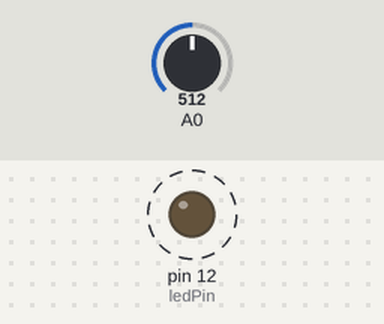
A sketch run on a simulated Arduino Uno, built with avr-gcc and run on an emulated ATmega328P. On the bench: output pins drawn as LEDs (lit = HIGH). Dashed ring = blinking. The test bench sets the inputs (shaded band); at power-on: A0 = 512.

Above: at 1.8 s.
1.9 s: A0 set to 0
At 3.3 s:
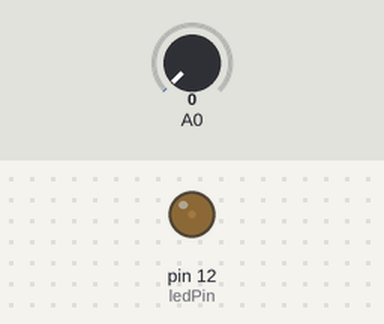
3.6 s: A0 set to 122
At 3.9 s:
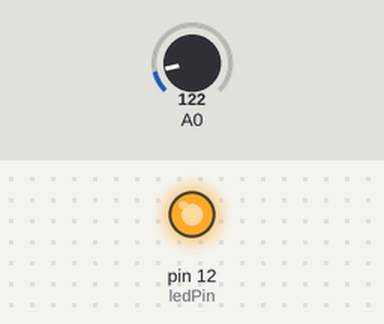
Timing chart, 0 to 13.1 s (numbered marks = the images above; inputs shaded):
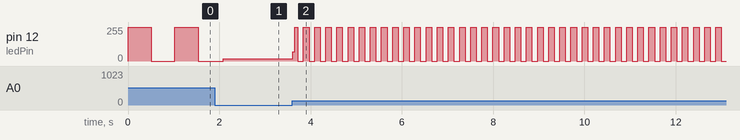

The sketch:

PinWithPotentiometer.ino
```cpp
int ledPin = 12;
int val = 0;

void setup() {
  // put your setup code here, to run once:
    pinMode(ledPin, OUTPUT);
}

void loop() {
  // put your main code here, to run repeatedly:
    val = analogRead(A0); // 가변저항기 값
    digitalWrite(ledPin, HIGH);
    delay(val);
    digitalWrite(ledPin, LOW);
    delay(val);
}
```

Measured:
- after the input at 3.6 s, pin 12 (ledPin): 16/255 → 68/255 at once, then moves between 0/255 and 255/255, repeating every 0.24 s
- by itself, pin 12 (ledPin): alternates 255/255 for 0.51 s and 0/255 for 0.51 s
